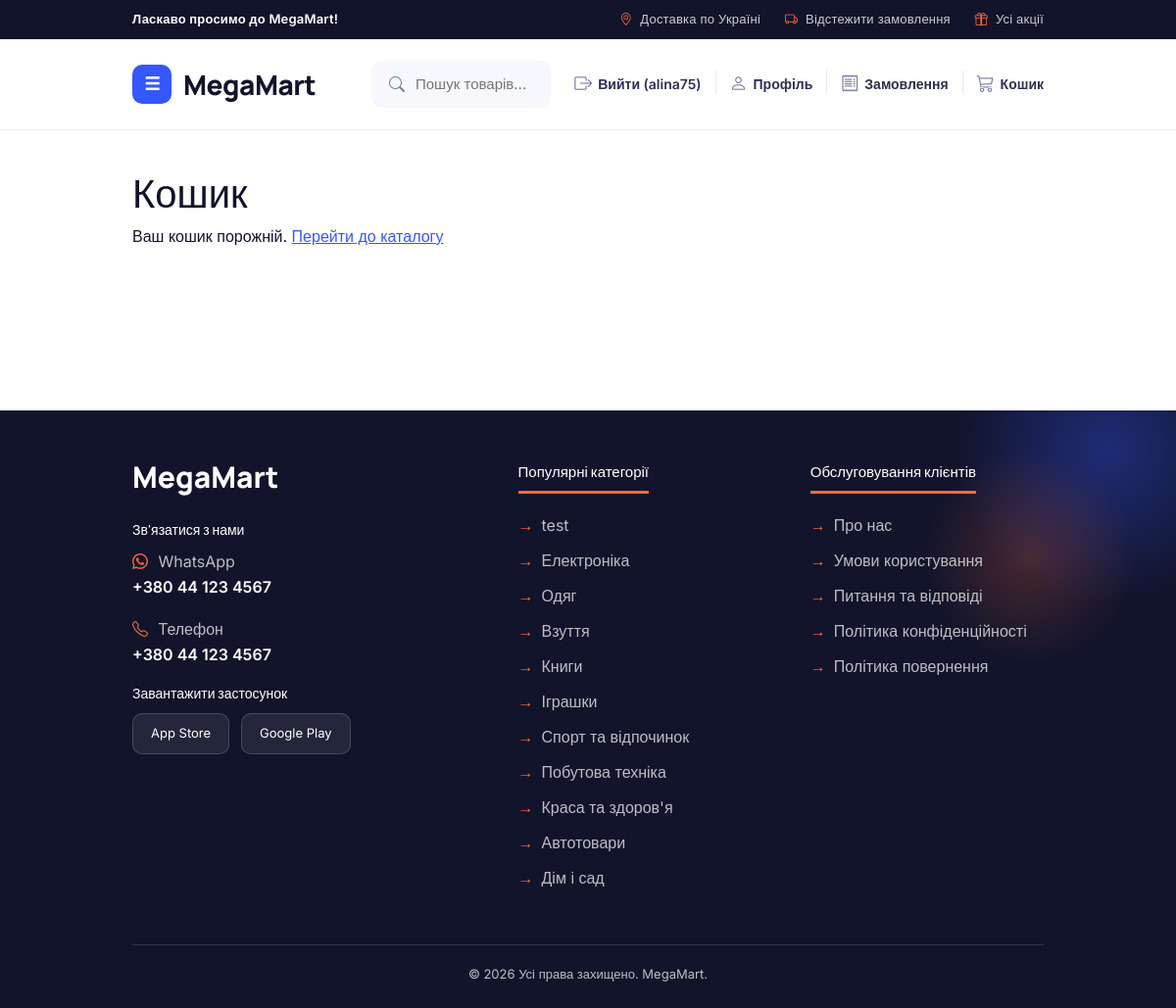
/cart/ (signed in), run on the app's committed database.
### accounts/models.py (models this page shows)
class CustomUser(AbstractUser):
    class Role(models.TextChoices):
        CUSTOMER = 'customer', 'Customer'
        ADMIN = 'admin', 'Admin'
    phone = models.CharField(max_length=20, blank=True)
    role = models.CharField(max_length=20, choices=Role.choices, default=Role.CUSTOMER)

### catalog/models.py (models this page shows, shortened)
class Category(models.Model):
    name = models.CharField(max_length=100, verbose_name="назва категорії")
    class Meta:
        verbose_name = "Категорія"
        verbose_name_plural = "Категорії"

### shop/views.py (the view)
# urls.py: path("cart/", views.cart_view, name="cart"),
@login_required(login_url='shop_login')
def cart_view(request):
    cart, _ = Cart.objects.get_or_create(user=request.user)
    items = cart.items.select_related('product').all()
    return render(request, "shop/cart.html", {"cart": cart, "items": items})

### shop/context_processors.py (called while the page is built)
def shop_context(request):
    cart_count = 0
    if request.user.is_authenticated:
        cart = Cart.objects.filter(user=request.user).first()
        if cart:
            cart_count = sum(item.quantity for item in cart.items.all())
    return {
        'nav_categories': Category.objects.all(),
        'cart_count': cart_count,
    }

### shop/templates/shop/cart.html (shortened to what this page needs)
{% extends 'shop/base.html' %}
{% block content %}
{% include 'shop/includes/topbar.html' %}
{% include 'shop/includes/navbar.html' %}
<section class="catalog-section">
    <div class="container">
        <h1>Кошик</h1>
        {% if items %}
        <table class="table align-middle">
            <thead>
                <tr>
                    <th>Товар</th>
                    <th>Ціна</th>
                    <th>Кількість</th>
                    <th>Сума</th>
                    <th></th>
                </tr>
            </thead>
            <tbody>
                {% for item in items %}
                <tr>
                    <td>
                        <a href="{% url 'product_detail' item.product.id %}">{{ item.product.name }}</a>
                    </td>
                    <td>{{ item.product.price }} ₴</td>
                    <td style="max-width:160px">
                        <form method="post" action="{% url 'cart_update' item.id %}" class="d-flex gap-2">
                            {% csrf_token %}
                            <input type="number" name="quantity" value="{{ item.quantity }}" min="1"
                                max="{{ item.product.stock }}" class="form-control">
                            <button class="btn btn-sm btn-outline-secondary" type="submit">✓</button>
                        </form>
                    </td>
                    <td>{{ item.subtotal }} ₴</td>
                    <td>
                        <form method="post" action="{% url 'cart_remove' item.id %}">
                            {% csrf_token %}
                            <button class="btn btn-sm btn-outline-danger" type="submit">Видалити</button>
                        </form>
                    </td>
                </tr>
                {% endfor %}
            </tbody>
        </table>
        <div class="d-flex justify-content-between align-items-center mt-4">
            <h4 class="mb-0">Разом: {{ cart.total_amount }} ₴</h4>
            <a href="{% url 'checkout' %}" class="btn btn-primary btn-lg">Оформити замовлення</a>
        </div>
        {% else %}
        <p>Ваш кошик порожній. <a href="{% url 'catalog' %}">Перейти до каталогу</a></p>
        {% endif %}
    </div>
</section>
{% include 'shop/includes/footer.html' %}
{% endblock %}

### shop/templates/shop/includes/navbar.html (shortened to what this page needs)
{% load static %}
<nav class="navbar-section">
    <div class="container navbar-inner">
        <a href="{% url 'home' %}" class="logo">
            <span class="logo-icon">☰</span>
            MegaMart
        </a>
        <form class="search-box" action="{% url 'catalog' %}" method="get">
            <i class="bi bi-search"></i>
            <input type="text" name="q" value="{{ query|default:'' }}" placeholder="Пошук товарів...">
        </form>
        <div class="nav-actions">
            {% if user.is_authenticated %}
            <a href="{% url 'shop_logout' %}" class="nav-action-link">
                <i class="bi bi-box-arrow-right"></i>
                <span>Вийти ({{ user.username }})</span>
            </a>
            {% endif %}
            <a href="{% url 'profile' %}" class="nav-action-link">
                <i class="bi bi-person"></i>
                <span>Профіль</span>
            </a>
            <a href="{% url 'order_history' %}" class="nav-action-link">
                <i class="bi bi-receipt"></i>
                <span>Замовлення</span>
            </a>
            <a href="{% url 'cart' %}" class="nav-action-link">
                <i class="bi bi-cart3"></i>
                <span>Кошик{% if cart_count %} ({{ cart_count }}){% endif %}</span>
            </a>
        </div>
    </div>
</nav>

### shop/templates/shop/includes/footer.html
<footer class="footer">
    <div class="container">
        <div class="footer-grid">
            <div class="footer-brand">
                <h2>MegaMart</h2>
                <h4>Зв'язатися з нами</h4>
                <p><i class="bi bi-whatsapp"></i> WhatsApp<br><span>+380 44 123 4567</span></p>
                <p><i class="bi bi-telephone"></i> Телефон<br><span>+380 44 123 4567</span></p>
                <h4>Завантажити застосунок</h4>
                <div class="app-buttons">
                    <div class="app-btn">App Store</div>
                    <div class="app-btn">Google Play</div>
                </div>
            </div>
            <div class="footer-col">
                <h3>Популярні категорії</h3>
                <ul>
                    {% for cat in nav_categories %}
                    <li><a href="{% url 'catalog' %}?category={{ cat.id }}">{{ cat.name }}</a></li>
                    {% endfor %}
                </ul>
            </div>
            <div class="footer-col">
                <h3>Обслуговування клієнтів</h3>
                <ul>
                    <li>Про нас</li>
                    <li>Умови користування</li>
                    <li>Питання та відповіді</li>
                    <li>Політика конфіденційності</li>
                    <li>Політика повернення</li>
                </ul>
            </div>
        </div>
        <div class="footer-bottom">© 2026 Усі права захищено. MegaMart.</div>
    </div>
</footer>

### data on the page
CustomUser: username "alina75"
Category: name "test"
Category: name "Електроніка"
Category: name "Одяг"
Category: name "Взуття"
Category: name "Книги"
Category: name "Іграшки"
Category: name "Спорт та відпочинок"
Category: name "Побутова техніка"
Category: name "Краса та здоров'я"
Category: name "Автотовари"
Category: name "Дім і сад"
